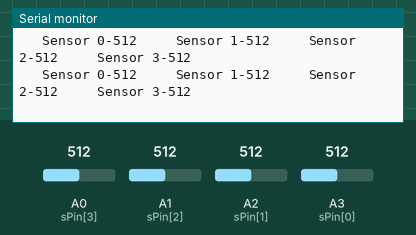
Recording of a sketch running on a simulated Arduino Uno, built with avr-gcc and run on an emulated ATmega328P. On the bench: the last lines printed to the serial monitor. Inputs (shaded band) come from the test bench; at power-on: A0 (sPin[3]) = 512, A1 (sPin[2]) = 512, A2 (sPin[1]) = 512, A3 (sPin[0]) = 512.

Above: at 1.2 s.
1.3 s: A0 (sPin[3]) set to 107
At 1.36 s:
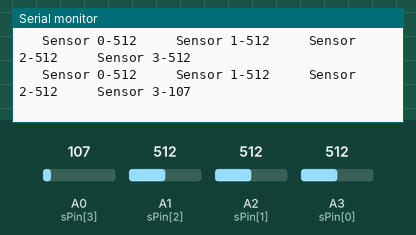
4.3 s: A0 (sPin[3]) set to 93
At 4.32 s:
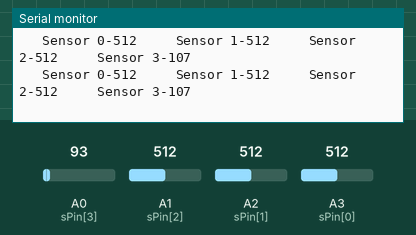
7.3 s: A1 (sPin[2]) set to 104
At 7.3 s:
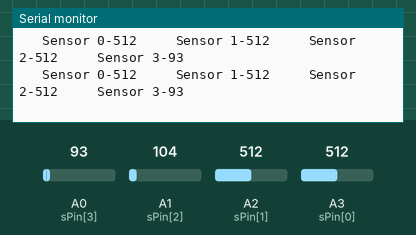
10.3 s: A1 (sPin[2]) set to 94
At 10.35 s:
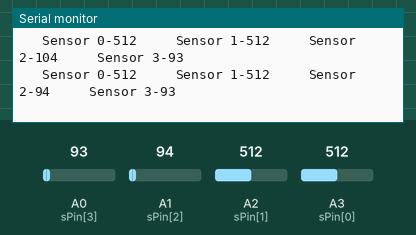
13.3 s: A2 (sPin[1]) set to 107
At 13.35 s:
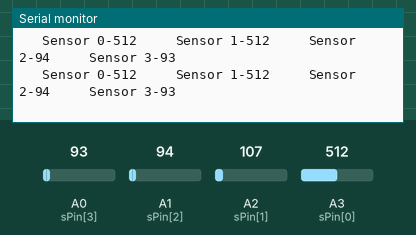
16.3 s: A2 (sPin[1]) set to 93
At 16.34 s:
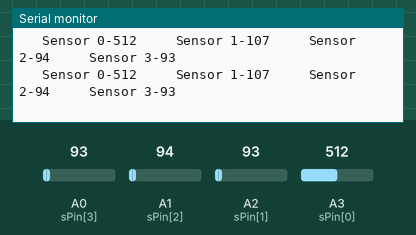
Timing chart, 0 to 18.8 s (numbered marks = the images above; inputs shaded):
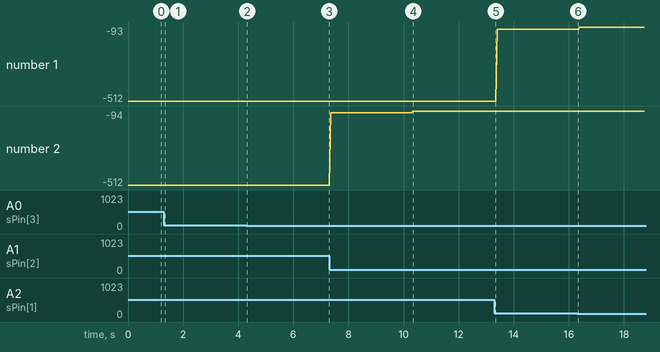

The sketch:

Lfr_sensor_array_test.ino
```cpp
const int sPin[4] = {A3,A2,A1,A0}; // sensor pins

unsigned int val[4]; // sensor readings stored here
//val 0 1 2 3


void setup() {

   Serial.begin(9600);
   for ( int i = 0; i<4 ; i++ ) {
    pinMode(sPin[i],INPUT);

   }

}

void loop() {

   for( int j = 0; j < 4 ; j++){

   val[j] = analogRead(sPin[j]);
   Serial.print("\t Sensor ");
   Serial.print(j);
   Serial.print("-");
   Serial.print(val[j]);
   Serial.print("\t");

    }

  Serial.println("");
  delay(2);
}
```

Measured:
- after the input at 1.3 s, the serial monitor: prints a new line after 0.05 s (image 1)
- after the input at 10.3 s, the serial monitor: prints a new line after 0.05 s (image 4)
- plotted number 1: -512 → -107 after the input at 13.3 s
- plotted number 2: -512 → -104 after the input at 7.3 s, -104 → -94 after the input at 10.3 s
